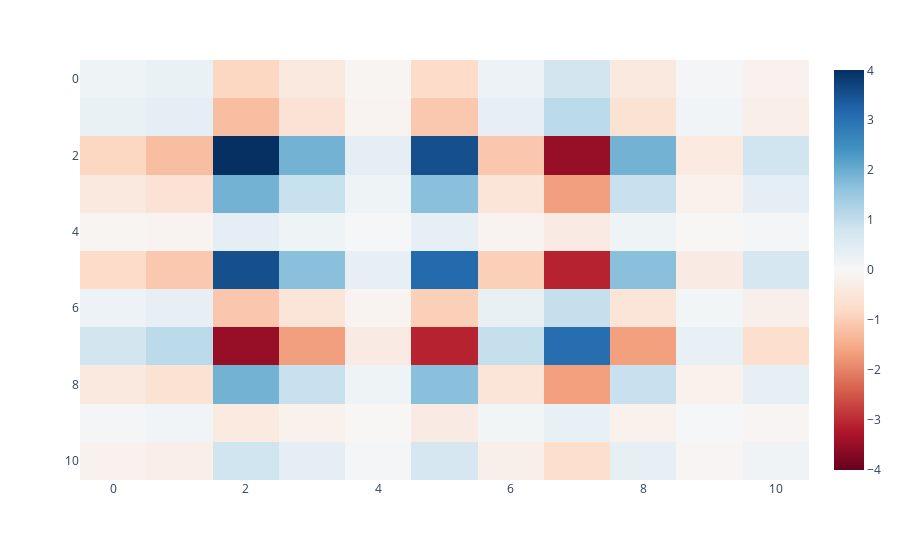

The cell this chart's notebook holds for it:
### Code cell
print(dot_products.shape)
imshow_div(dot_products)
